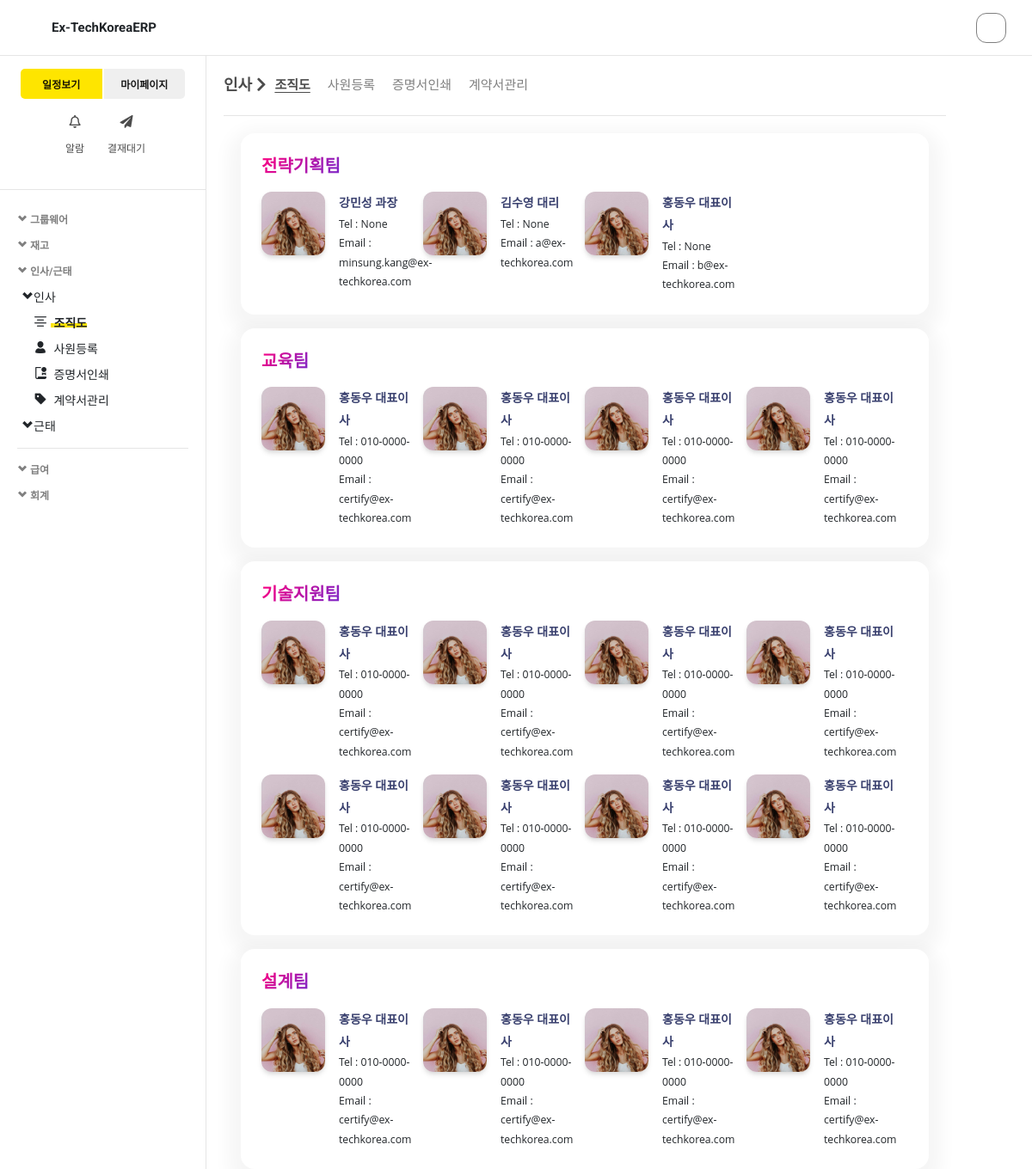
Page /users/Group/ on the committed database.
### users/models.py (models this page shows, shortened)
class User(core_models.TimeStampedModel, AbstractUser):
    user_number = models.CharField(max_length=20, blank=True, null=True) #사원번호
    name_en = models.CharField(max_length=120, blank=True, null=True) #영문 이름
    people_number = models.CharField(max_length=20, blank=True, null=True) #주민등록번호
    team_code = models.CharField(max_length=10, blank=True, null=True) #부서코드
    level = models.CharField(max_length=10, blank=True, null=True) #직급
    staff_level = models.IntegerField(default=99) #직급
    phone = models.CharField(max_length=120, blank=True, null=True) # 모바일
    address = models.CharField(max_length=200, blank=True, null=True) #주소
    comment = models.CharField(max_length=200, blank=True, null=True) #적요
    avatar = models.ImageField(upload_to="avatars", blank=True, null=True) #사진
    account_pic = models.ImageField(upload_to="account", blank=True, null=True) #통장사본
    people_card = models.ImageField(upload_to="people_card", blank=True, null=True) #주민등록증 사본
    poeple_papper = models.ImageField(upload_to="poeple_papper", blank=True, null=True) #등본 사본
    date_in = models.DateField(blank=True, null=True) #입사일
    date_type = models.CharField(max_length=20, blank=True, null=True) #입사구분
    date_out = models.DateField(blank=True, null=True) #퇴사일
    out_comment = models.CharField(max_length=200, blank=True, null=True) #퇴사사유
    bank = models.CharField(max_length=20, blank=True, null=True) #은행
    account = models.CharField(max_length=50, blank=True, null=True) #계좌번호
    account_ower = models.CharField(max_length=120, blank=True, null=True) #예금주
    graduation = models.CharField(max_length=120, blank=True, null=True) #학력사항
    cert = models.CharField(max_length=100, blank=True, null=True) #자격/면허
    language = models.CharField(max_length=100, blank=True, null=True) #외국어
    car_number = models.CharField(max_length=100, blank=True, null=True) #차량번호
    car_type = models.CharField(max_length=100, blank=True, null=True) #차종
    car_cc = models.CharField(max_length=100, blank=True, null=True) #배기량(cc)
    car_oil = models.CharField(max_length=100, blank=True, null=True) #연료의 종류
    car_auth_km = models.CharField(max_length=100, blank=True, null=True) #공인 연비
    car_real_km = models.CharField(max_length=100, blank=True, null=True) #실제 연비

### users/views.py (the view)
# urls.py: path("Group/", views.Group_View.as_view(), name="group"), # 조직도
class Group_View(View):
    def get(self, request):
        users = models.User.objects.all()
        return render(
            request,
            "users/group.html",
            {
                "nav_main":"인사/근태",
                "nav_sub_1":"인사",
                "nav_sub_2":"조직도",
                "users" : users,
            },
        )

### templates/users/group.html (shortened to what this page needs)
{% extends "base.html" %}
{% load static i18n %}
{% block script %}
    <link rel="stylesheet" href="{% static 'css/card.css'%}">
{% endblock %}
{% block content_nav %}
    <div class="content_nav">
        <div class="location">인사 <i class="fas fa-chevron-right"></i> </div>
        <div class="nav">
            <div class="nav_item active" role="button" onclick="location.href='{% url 'users:group' %}'">조직도</div>
            <div class="nav_item" role="button" onclick="location.href='{% url 'users:insult_user' %}'">사원등록</div>
            <div class="nav_item" role="button" onclick="location.href='{% url 'users:print' %}'">증명서인쇄</div>
            <div class="nav_item" role="button" onclick="location.href='{% url 'users:file_box' %}'">계약서관리</div>
        </div>
    </div>
{% endblock %}
{% block content %}
<div class="content_row">
  <div class="row">
    <div class="card-group">
      <div class="card">
        <div class="card-body pt-2">
          <span class="text-gradient text-primary h5 font-weight-bold my-2">전략기획팀</span>
          <div class="author align-items-center mt-3">
            <div class="row w-100">
          {% for user in users %}
              {% if user.team_code == "전략기획팀" %}
              <div class="col-md-3 d-flex" >
                <img class="avatar avatar-xl shadow" src="{% static 'img/team-1.jpg'%}">
                <div class="name ps-3">
                  <span>{{user.username}} {{user.level}}</span>
                  <div class="stats">
                    <small>Tel : {{user.phone}}</small><br>
                    <small>Email : {{user.email}}</small>
                  </div>
                </div>
              </div>
              {% endif %}
          {% endfor %}
            </div>
          </div>
        </div>
      </div>
    </div>
  </div>
  <div class="row mt-3">
      <div class="card-group">
        <div class="card">
          <div class="card-body pt-2">
            <span class="text-gradient text-primary h5 font-weight-bold my-2">교육팀</span>
            <div class="author align-items-center mt-3">
              <div class="row w-100">
                <div class="col-md-3 d-flex">
                  <img class="avatar avatar-xl shadow" src="{% static 'img/team-1.jpg'%}">
                  <div class="name ps-3">
                    <span>홍동우 대표이사</span>
                    <div class="stats">
                      <small>Tel : 010-0000-0000</small><br>
                      <small>Email : certify@ex-techkorea.com</small>
                    </div>
                  </div>
                </div>
                <div class="col-md-3 d-flex">
                  <img class="avatar avatar-xl shadow" src="{% static 'img/team-1.jpg'%}">
                  <div class="name ps-3">
                    <span>홍동우 대표이사</span>
                    <div class="stats">
                      <small>Tel : 010-0000-0000</small><br>
                      <small>Email : certify@ex-techkorea.com</small>
                    </div>
                  </div>
                </div>
                <div class="col-md-3 d-flex">
                  <img class="avatar avatar-xl shadow" src="{% static 'img/team-1.jpg'%}">
                  <div class="name ps-3">
                    <span>홍동우 대표이사</span>
                    <div class="stats">
                      <small>Tel : 010-0000-0000</small><br>
                      <small>Email : certify@ex-techkorea.com</small>
                    </div>
                  </div>
                </div>
                <div class="col-md-3 d-flex">
                  <img class="avatar avatar-xl shadow" src="{% static 'img/team-1.jpg'%}">
                  <div class="name ps-3">
                    <span>홍동우 대표이사</span>
                    <div class="stats">
                      <small>Tel : 010-0000-0000</small><br>
                      <small>Email : certify@ex-techkorea.com</small>
                    </div>
                  </div>
                </div>
              </div>
            </div>
          </div>
        </div>
      </div>
    </div>
      <div class="row mt-3">
        <div class="card-group">
          <div class="card">
            <div class="card-body pt-2">
              <span class="text-gradient text-primary h5 font-weight-bold my-2">기술지원팀</span>
              <div class="author align-items-center mt-3">
                <div class="row w-100">
                  <div class="col-md-3 d-flex">
                    <img class="avatar avatar-xl shadow" src="{% static 'img/team-1.jpg'%}">
                    <div class="name ps-3">
                      <span>홍동우 대표이사</span>
                      <div class="stats">
                        <small>Tel : 010-0000-0000</small><br>
                        <small>Email : certify@ex-techkorea.com</small>
                      </div>
                    </div>
                  </div>
                  <div class="col-md-3 d-flex">
                    <img class="avatar avatar-xl shadow" src="{% static 'img/team-1.jpg'%}">
                    <div class="name ps-3">
                      <span>홍동우 대표이사</span>
                      <div class="stats">
                        <small>Tel : 010-0000-0000</small><br>
                        <small>Email : certify@ex-techkorea.com</small>
                      </div>
                    </div>
                  </div>
                  <div class="col-md-3 d-flex">
                    <img class="avatar avatar-xl shadow" src="{% static 'img/team-1.jpg'%}">
                    <div class="name ps-3">
                      <span>홍동우 대표이사</span>
                      <div class="stats">
                        <small>Tel : 010-0000-0000</small><br>
                        <small>Email : certify@ex-techkorea.com</small>
                      </div>
                    </div>
                  </div>
                  <div class="col-md-3 d-flex">
                    <img class="avatar avatar-xl shadow" src="{% static 'img/team-1.jpg'%}">
                    <div class="name ps-3">
                      <span>홍동우 대표이사</span>
                      <div class="stats">
                        <small>Tel : 010-0000-0000</small><br>
                        <small>Email : certify@ex-techkorea.com</small>
                      </div>
                    </div>
                  </div>
                </div>
              </div>
              <div class="author align-items-center mt-3">
                <div class="row w-100">
                  <div class="col-md-3 d-flex">
                    <img class="avatar avatar-xl shadow" src="{% static 'img/team-1.jpg'%}">
                    <div class="name ps-3">
                      <span>홍동우 대표이사</span>
                      <div class="stats">
                        <small>Tel : 010-0000-0000</small><br>
                        <small>Email : certify@ex-techkorea.com</small>
                      </div>
                    </div>
                  </div>
                  <div class="col-md-3 d-flex">
                    <img class="avatar avatar-xl shadow" src="{% static 'img/team-1.jpg'%}">
                    <div class="name ps-3">
                      <span>홍동우 대표이사</span>
                      <div class="stats">
                        <small>Tel : 010-0000-0000</small><br>
                        <small>Email : certify@ex-techkorea.com</small>
                      </div>
                    </div>
                  </div>
                  <div class="col-md-3 d-flex">
                    <img class="avatar avatar-xl shadow" src="{% static 'img/team-1.jpg'%}">
                    <div class="name ps-3">
                      <span>홍동우 대표이사</span>
                      <div class="stats">
                        <small>Tel : 010-0000-0000</small><br>
                        <small>Email : certify@ex-techkorea.com</small>
                      </div>
                    </div>
                  </div>
                  <div class="col-md-3 d-flex">
                    <img class="avatar avatar-xl shadow" src="{% static 'img/team-1.jpg'%}">
                    <div class="name ps-3">
                      <span>홍동우 대표이사</span>
                      <div class="stats">
                        <small>Tel : 010-0000-0000</small><br>
                        <small>Email : certify@ex-techkorea.com</small>
                      </div>
                    </div>
                  </div>
                </div>
              </div>
            </div>
          </div>
        </div>
      </div>
      <div class="row mt-3">
        <div class="card-group">
          <div class="card">
            <div class="card-body pt-2">
              <span class="text-gradient text-primary h5 font-weight-bold my-2">설계팀</span>
              <div class="author align-items-center mt-3">
                <div class="row w-100">
                  <div class="col-md-3 d-flex">
                    <img class="avatar avatar-xl shadow" src="{% static 'img/team-1.jpg'%}">
                    <div class="name ps-3">
                      <span>홍동우 대표이사</span>
                      <div class="stats">
                        <small>Tel : 010-0000-0000</small><br>
                        <small>Email : certify@ex-techkorea.com</small>
                      </div>
                    </div>
                  </div>
                  <div class="col-md-3 d-flex">
                    <img class="avatar avatar-xl shadow" src="{% static 'img/team-1.jpg'%}">
                    <div class="name ps-3">
                      <span>홍동우 대표이사</span>
                      <div class="stats">
                        <small>Tel : 010-0000-0000</small><br>
                        <small>Email : certify@ex-techkorea.com</small>
                      </div>
                    </div>
                  </div>
                  <div class="col-md-3 d-flex">
                    <img class="avatar avatar-xl shadow" src="{% static 'img/team-1.jpg'%}">
                    <div class="name ps-3">
                      <span>홍동우 대표이사</span>
                      <div class="stats">
                        <small>Tel : 010-0000-0000</small><br>
                        <small>Email : certify@ex-techkorea.com</small>
                      </div>
                    </div>
                  </div>
                  <div class="col-md-3 d-flex">
                    <img class="avatar avatar-xl shadow" src="{% static 'img/team-1.jpg'%}">
                    <div class="name ps-3">
                      <span>홍동우 대표이사</span>
                      <div class="stats">
                        <small>Tel : 010-0000-0000</small><br>
                        <small>Email : certify@ex-techkorea.com</small>
                      </div>
                    </div>
                  </div>
                </div>
              </div>
            </div>
          </div>
        </div>
      </div>
</div>
{% endblock %}

### static/css/style.css (style rules this page uses)
html, body { height: 100%; font-family: 'Malgun Gothic'; font-family: 'Noto Sans KR', sans-serif; font-family: 'Roboto', sans-serif; }

### static/css/default.css (style rules this page uses)
.content_nav { padding-bottom:20px; border-bottom:1px solid rgba(0,0,0,0.1); display: flex; align-items: center; }
.content_nav .location { font-size: 18px; font-weight: 600; color:rgba(0,0,0,0.7); margin-right:10px; }
.content_nav .nav { font-size: 15px; font-weight: 400; color:rgba(0,0,0,0.5); display: flex; }
.content_nav .nav .nav_item { margin-right:20px; }
.content_nav .nav .active { color:rgba(0,0,0,0.7); font-weight: 700; text-decoration: underline; text-underline-offset: 3px; }
.content .content_row { margin-top:20px; margin-left:20px; margin-right:20px; }
.d-flex { display: flex; }

### rows in the picture
User: username "강민성", level "과장", phone "None", email "minsung.kang@ex-techkorea.com"
User: username "김수영", level "대리", phone "None", email "a@ex-techkorea.com"
User: username "홍동우", level "대표이사", phone "None", email "b@ex-techkorea.com"
